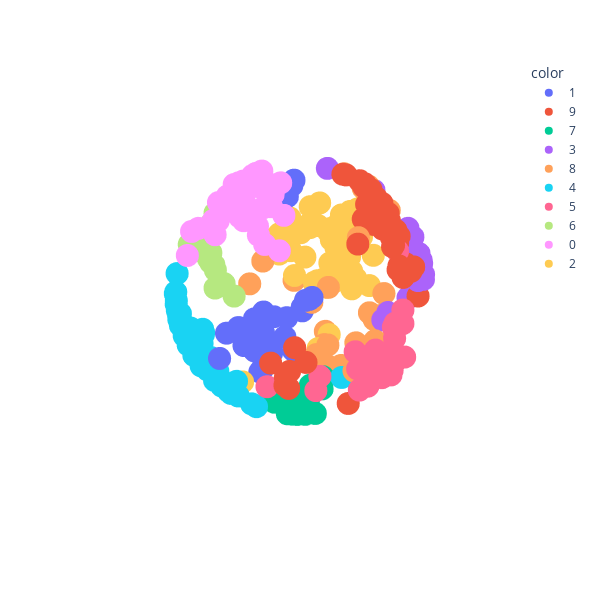

Notebook code cell kept with this figure:
### Code cell
res = jaxsne.sne(data, n_components=3, out_metric=jaxsne.metric.cosine)
res = res / jnp.linalg.norm(res, 2, 1)[:, None]
x, y, z = res.T
px.scatter_3d(x=x, y=y, z=z, color=data_class).update_layout(
    width=600,
    height=600,
    scene_xaxis_visible=False,
    scene_yaxis_visible=False,
    scene_zaxis_visible=False,
)
